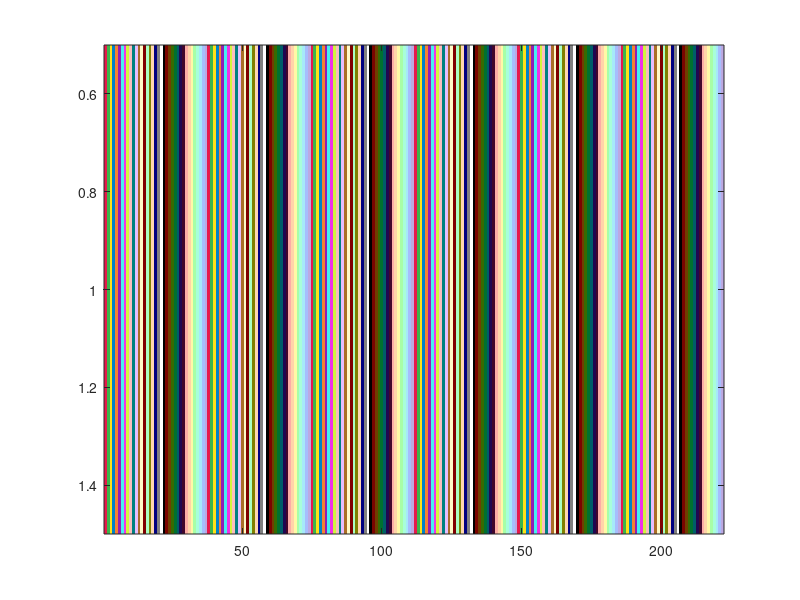

Here is the MATLAB script that generated this plot:
function showcolormap(cm)
% SHOWCOLORMAP    display any Nx3 color array
% optional: cm
%     Nx3 RGB color array (0.0 - 1.0)

if nargin < 1
    load colors.mat;
    cm = colors;
end
figure;
imagesc(1:length(cm), [1 length(cm)]);
colormap(cm);
end